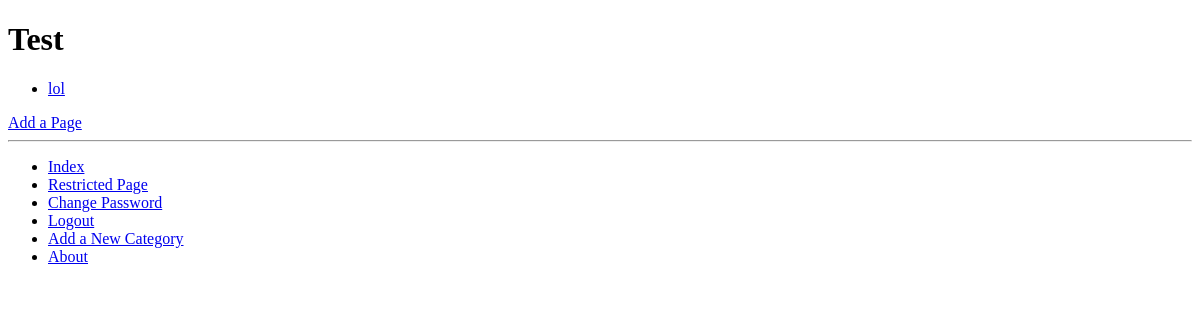
The page /rango/category/test/ (signed in) on the database as committed earlier.
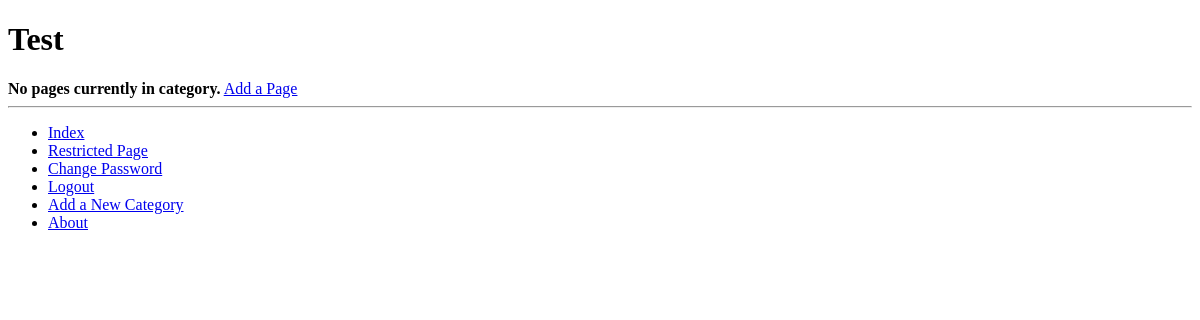
The same page on the database as committed later.
### rango/models.py (models this page shows)
class Page(models.Model):
    category = models.ForeignKey(Category)
    title = models.CharField(max_length=128)
    url = models.URLField()
    views = models.IntegerField(default=0)

### rango/views.py (the view)
# urls.py: url(r'^category/(?P<category_name_slug>[\w\-]+)/add_page/$', views.add_page, name='add_page'),
def category(request, category_name_slug):
    context_dict = {}
    try:
        category = Category.objects.get(slug=category_name_slug)
        context_dict['category_name'] = category.name
        pages = Page.objects.filter(category=category)
        context_dict['pages'] = pages
        context_dict['category'] = category
        context_dict['category_name_slug'] = category_name_slug
    except Category.DoesNotExist:
        pass
    return render(request, 'rango/category.html', context_dict)

### templates/rango/category.html (shortened to what this page needs)
<!DOCTYPE html>
{% extends 'rango/base.html' %}
{% load staticfiles %}
{% block body_block %}
    <h1>{{ category_name }}</h1>
    {% if category %}
        {% if pages %}
        <ul>
                {% for page in pages %}
                <li><a href="{{ page.url }}">{{ page.title }}</a></li>
                {% endfor %}
                </ul>
        {% else %}
                <strong>No pages currently in category.</strong>
                {% endif %}
        {% if user.is_authenticated %}
                <a href="/rango/category/{{category.slug}}/add_page/">Add a Page</a>
                {% endif %}
        {% else %}
                 The specified category {{ category_name }} does not exist!
    {% endif %}
{% endblock %}

Rows that differ between the two databases and show on the page:
removed Page: title "lol"
Other text that changed with them:
text now shown: "No pages currently in category."
